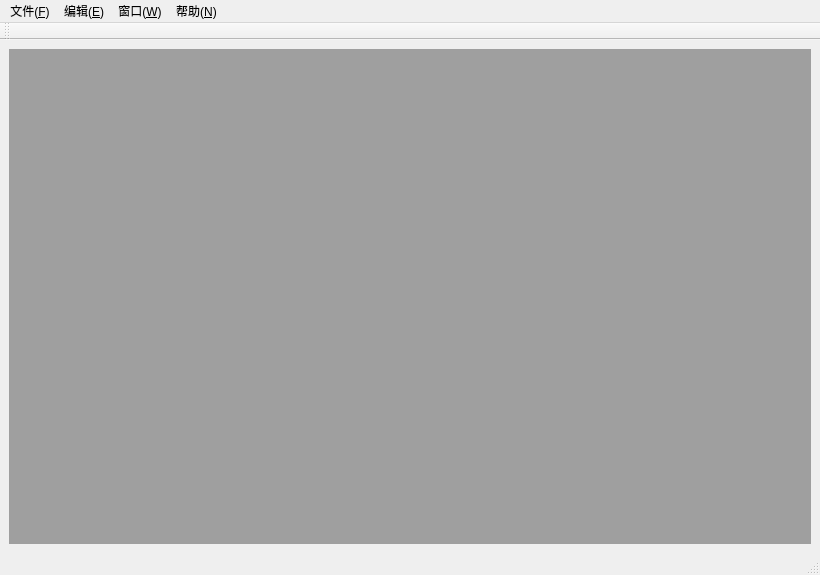
<?xml version="1.0" encoding="UTF-8"?>
<ui version="4.0">
 <class>MainWindow</class>
 <widget class="QMainWindow" name="MainWindow">
  <property name="geometry">
   <rect>
    <x>0</x>
    <y>0</y>
    <width>820</width>
    <height>575</height>
   </rect>
  </property>
  <property name="windowTitle">
   <string>MainWindow</string>
  </property>
  <widget class="QWidget" name="centralwidget">
   <layout class="QGridLayout" name="gridLayout">
    <item row="0" column="0">
     <widget class="QMdiArea" name="mdiArea"/>
    </item>
   </layout>
  </widget>
  <widget class="QMenuBar" name="menubar">
   <property name="geometry">
    <rect>
     <x>0</x>
     <y>0</y>
     <width>820</width>
     <height>26</height>
    </rect>
   </property>
   <widget class="QMenu" name="menu">
    <property name="title">
     <string>文件(&amp;F)</string>
    </property>
    <addaction name="actionNew"/>
    <addaction name="actionOpen"/>
    <addaction name="separator"/>
    <addaction name="actionSave"/>
    <addaction name="actionSaveAs"/>
    <addaction name="separator"/>
    <addaction name="actionExit"/>
   </widget>
   <widget class="QMenu" name="menu_2">
    <property name="title">
     <string>编辑(&amp;E)</string>
    </property>
    <addaction name="actionUndo"/>
    <addaction name="actionRedo"/>
    <addaction name="separator"/>
    <addaction name="actionCut"/>
    <addaction name="actionCopy"/>
    <addaction name="actionPaste"/>
   </widget>
   <widget class="QMenu" name="menu_3">
    <property name="title">
     <string>窗口(&amp;W)</string>
    </property>
    <addaction name="actionClose"/>
    <addaction name="actionCloseAll"/>
    <addaction name="separator"/>
    <addaction name="actionTile"/>
    <addaction name="actionCascade"/>
    <addaction name="separator"/>
    <addaction name="actionNext"/>
    <addaction name="actionPrevious"/>
   </widget>
   <widget class="QMenu" name="menu_4">
    <property name="title">
     <string>帮助(&amp;N)</string>
    </property>
    <addaction name="actionAbout"/>
    <addaction name="actionAboutQt"/>
   </widget>
   <addaction name="menu"/>
   <addaction name="menu_2"/>
   <addaction name="menu_3"/>
   <addaction name="menu_4"/>
  </widget>
  <widget class="QStatusBar" name="statusbar"/>
  <widget class="QToolBar" name="toolBar">
   <property name="windowTitle">
    <string>toolBar</string>
   </property>
   <attribute name="toolBarArea">
    <enum>TopToolBarArea</enum>
   </attribute>
   <attribute name="toolBarBreak">
    <bool>false</bool>
   </attribute>
  </widget>
  <action name="actionNew">
   <property name="text">
    <string>新建文件(&amp;N)</string>
   </property>
   <property name="shortcut">
    <string>Ctrl+N</string>
   </property>
  </action>
  <action name="actionOpen">
   <property name="text">
    <string>打开文件(&amp;D)</string>
   </property>
   <property name="shortcut">
    <string>Ctrl+O</string>
   </property>
  </action>
  <action name="actionSave">
   <property name="text">
    <string>保存(&amp;S)</string>
   </property>
   <property name="shortcut">
    <string>Ctrl+S</string>
   </property>
  </action>
  <action name="actionSaveAs">
   <property name="text">
    <string>另存为(&amp;A)</string>
   </property>
  </action>
  <action name="actionExit">
   <property name="text">
    <string>退出(&amp;X)</string>
   </property>
  </action>
  <action name="actionUndo">
   <property name="text">
    <string>撤销(&amp;U)</string>
   </property>
   <property name="shortcut">
    <string>Ctrl+Z</string>
   </property>
  </action>
  <action name="actionRedo">
   <property name="text">
    <string>恢复(&amp;R)</string>
   </property>
   <property name="shortcut">
    <string>Ctrl+Y</string>
   </property>
  </action>
  <action name="actionCut">
   <property name="text">
    <string>剪切(&amp;T)</string>
   </property>
   <property name="shortcut">
    <string>Ctrl+X</string>
   </property>
  </action>
  <action name="actionCopy">
   <property name="text">
    <string>复制(&amp;C)</string>
   </property>
   <property name="shortcut">
    <string>Ctrl+C</string>
   </property>
  </action>
  <action name="actionPaste">
   <property name="text">
    <string>Paste</string>
   </property>
   <property name="shortcut">
    <string>Ctrl+V</string>
   </property>
  </action>
  <action name="actionClose">
   <property name="text">
    <string>关闭(&amp;Q)</string>
   </property>
  </action>
  <action name="actionCloseAll">
   <property name="text">
    <string>关闭所有窗口(&amp;A)</string>
   </property>
  </action>
  <action name="actionTile">
   <property name="text">
    <string>平铺(&amp;T)</string>
   </property>
  </action>
  <action name="actionCascade">
   <property name="text">
    <string>层叠(&amp;C)</string>
   </property>
  </action>
  <action name="actionNext">
   <property name="text">
    <string>下一个(&amp;X)</string>
   </property>
  </action>
  <action name="actionPrevious">
   <property name="text">
    <string>前一个(&amp;V)</string>
   </property>
  </action>
  <action name="actionAbout">
   <property name="text">
    <string>关于(&amp;A)</string>
   </property>
  </action>
  <action name="actionAboutQt">
   <property name="text">
    <string>关于Qt(&amp;Q)</string>
   </property>
  </action>
 </widget>
 <resources/>
 <connections/>
</ui>
